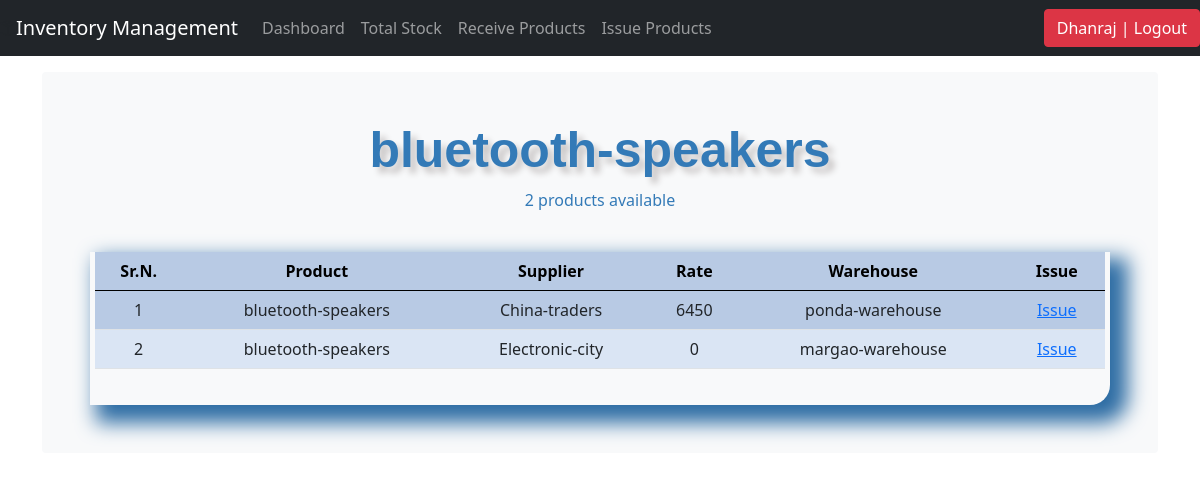
The app's page /sell_qty/4/ (signed in) with its own data.
### inventory/models.py (models this page shows, shortened)
class Products(models.Model):
	product_name = models.CharField(max_length=50, blank=True, null=True)
	product_brand = models.CharField(max_length=50, blank=True, null=True)
	product_category = models.ForeignKey(Category, on_delete=models.CASCADE, blank=True)
	product_quantity = models.IntegerField(default='0', blank=True, null=True)
	product_reorder = models.IntegerField(default='0', blank=True, null=True)
	def __str__(self):
		return self.product_name

class Product_items_details(models.Model):
	product_item_name = models.ForeignKey(Products, on_delete=models.CASCADE, blank=False)
	purchased_from = models.ForeignKey(Suppliers, on_delete=models.CASCADE, blank=False)
	purchased_price = models.IntegerField(default='0', blank=True, null=True)
	selling_price = models.IntegerField(default='0', blank=True, null=True)
	product_in = models.ForeignKey(Warehouse, on_delete=models.CASCADE, blank=False)
	product_sold = models.BooleanField(default=0)
	sold_to = models.CharField(max_length=50, blank=True, null=True, choices=customers)
	last_updated = models.DateTimeField(auto_now_add=False, auto_now=True)
	timestamp = models.DateTimeField(auto_now_add=True, auto_now=False)

class Suppliers(models.Model):
	name = models.CharField(max_length=50, blank=True, null=True)
	address = models.CharField(max_length=50, blank=True, null=True)
	def __str__(self):
		return self.name

class Warehouse(models.Model):
	warehouse_name = models.CharField(max_length=50, blank=True, null=True)
	warehouse_address = models.CharField(max_length=50, blank=True, null=True)
	def __str__(self):
		return self.warehouse_name

### inventory/views.py (the view)
# urls.py: path('sell_qty/<str:pk>/', views.sell_qty, name='sell_qty'),
@login_required
def sell_qty(request,pk):
    selling_product = Products.objects.get(id=pk)
    all_selling_products = Product_items_details.objects.filter(product_item_name=selling_product, product_sold=False)
    qty = all_selling_products.count()
    context = {
        'title':selling_product.product_name,
        'filter': all_selling_products,
        'quantity': qty
    }
    return render(request, 'sell_qty.html', context)

### src/inventory/templates/sell_qty.html (shortened to what this page needs)
{% load static %}
{% include 'navbar.html' %}
{% load crispy_forms_tags %}
<!doctype html>
<html lang="en">
  <head>
<link href="/docs/5.0/dist/css/bootstrap.min.css" rel="stylesheet">
<link rel="stylesheet" type="text/css" href="{% static 'css/stylesheet.css' %}">
<link rel="stylesheet" type="text/css" href="{% static 'css/bootstrap.min.css' %}">
    <link href="{% static 'css/navbar-top-fixed.css' %}" rel="stylesheet">
  </head>
  <body>
<main class="container">
  <div class="bg-light p-5 rounded">
    <h1 class="header">{{title}}</h1>
     <p class="font-weight-light text-center" style="color:#337ab7">{{quantity}} products available</p>
     <br>
      <div class="display_table">
    <table class="table">
    <thead>
      <th class="table_head">Sr.N.</th>
      <th class="table_head">Product</th>
      <th class="table_head">Supplier</th>
      <th class="table_head">Rate</th>
      <th class="table_head">Warehouse</th>
      <th class="table_head">Issue</th>
    </thead>
    {% for i in filter %}
    <tr>
      <td class="fs-6">{{forloop.counter}}</td>
      <td class="fs-6">{{i.product_item_name}}</td>
      <td class="fs-6">{{i.purchased_from}}</td>
      <td class="fs-6">{{i.selling_price}}</td>
      <td class="fs-6">{{i.product_in}}</td>
      <td class="fs-6"><a href="{% url 'issue_product' i.id%}">Issue</a></td>
    </tr>
    {% endfor %}
  </table>
  </div>
  </div>
</main>
  </body>
</html>

### inventory/templates/navbar.html (shortened to what this page needs)
<nav class="navbar navbar-expand-md navbar-dark fixed-top bg-dark">
  <a class="navbar-brand" href="/dashboard">Inventory Management</a>
  <div class="collapse navbar-collapse" id="navbarCollapse">
    <ul class="navbar-nav mr-auto">
      {% if request.user.is_authenticated %}
      <li class="nav-item">
        <a class="nav-link" href="/dashboard">Dashboard</a>
      </li>
      <li class="nav-item">
        <a class="nav-link" href="/list_products">Total Stock</a>
      </li>
       <li class="nav-item">
        <a class="nav-link" href="/receive_products">Receive Products</a>
      </li>
      <li class="nav-item">
        <a class="nav-link" href="/sell_products">Issue Products</a>
      </li>
      {% endif %}
    </ul>
  </div>
  <div>
     <ul class="navbar-nav">
        {% if request.user.is_authenticated %}
        <li><a href="/accounts/logout"><button class="btn btn-danger">{{ user }} | Logout</button></a></li>
        {% else %}
        <li><a href="/accounts/login" class="btn btn-outline-primary">Login</a></li>
        {% endif %}
    </ul>
  </div>
</nav>

### inventory/static/css/stylesheet.css (style rules this page uses)
body { background-color: #34eb6b; }
.table { font-size: 13px; text-align: center; width: 95%; margin: auto; }
.table tr:nth-child(odd) { background: #B8CAE4 }
.table tr:nth-child(even) { background: #dae5f4 }
th { background-color: #337ab7; color: white; }
.display_table { border-bottom-right-radius: 20px; padding-left: 5px; padding-right: 5px; padding-bottom: 20px; box-shadow: 12px 12px 20px 6px #2e6da4; }
.header { font-family: helvetica; color: #337ab7; font-size: 50px; text-align: center; width: 100%; text-shadow: 6px 6px 6px #c9c6c6; display: block; font-weight: bolder; }
.table_head { color: black; font-size: 16px; }

### inventory/static/css/navbar-top-fixed.css (style rules this page uses)
body { min-height: 75rem; padding-top: 4.5rem; }

### records on screen
Products: product_name "bluetooth-speakers"
Product_items_details: product_item_name "bluetooth-speakers", purchased_from "China-traders", selling_price "6450", product_in "ponda-warehouse"
Product_items_details: product_item_name "bluetooth-speakers", purchased_from "Electronic-city", selling_price "0", product_in "margao-warehouse"

### other values on screen
{{ user }} "Dhanraj"
{{ quantity }} "2"
